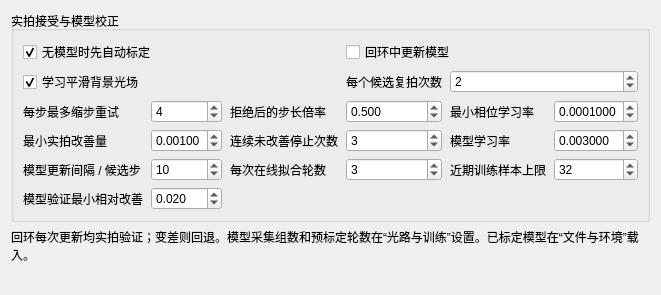
             <widget class="QWidget" name="feedbackPage">
              <attribute name="title">
               <string>回环与模型</string>
              </attribute>
              <layout class="QVBoxLayout" name="feedbackPageLayout">
               <item>
                <widget class="QGroupBox" name="feedbackGroup">
                 <property name="title">
                  <string>实拍接受与模型校正</string>
                 </property>
                 <layout class="QGridLayout" name="feedbackGrid" columnstretch="0,1,0,1,0,1" rowstretch="0,0,0,0,0,0,1">
                  <property name="horizontalSpacing">
                   <number>8</number>
                  </property>
                  <property name="verticalSpacing">
                   <number>6</number>
                  </property>
                  <item row="0" column="0" colspan="3">
                   <widget class="QCheckBox" name="feedback_auto_calibrate">
                    <property name="text">
                     <string>无模型时先自动标定</string>
                    </property>
                    <property name="checked">
                     <bool>true</bool>
                    </property>
                    <property name="toolTip">
                     <string>未载入模型时先采集和拟合；验证未通过将停止回环。</string>
                    </property>
                   </widget>
                  </item>
                  <item row="0" column="3" colspan="3">
                   <widget class="QCheckBox" name="feedback_online_model">
                    <property name="text">
                     <string>回环中更新模型</string>
                    </property>
                    <property name="checked">
                     <bool>false</bool>
                    </property>
                    <property name="toolTip">
                     <string>按实拍修正模型，只有验证改善才替换；与相位更新分开进行。</string>
                    </property>
                   </widget>
                  </item>
                  <item row="1" column="0" colspan="3">
                   <widget class="QCheckBox" name="model_background">
                    <property name="text">
                     <string>学习平滑背景光场</string>
                    </property>
                    <property name="checked">
                     <bool>true</bool>
                    </property>
                    <property name="toolTip">
                     <string>包含低分辨率相干附加光场和非相干背景；不代表唯一测出了零级光。</string>
                    </property>
                   </widget>
                  </item>
                  <item row="1" column="3">
                   <widget class="QLabel" name="feedback_verify_repeatsLabel">
                    <property name="text">
                     <string>每个候选复拍次数</string>
                    </property>
                   </widget>
                  </item>
                  <item row="1" column="4" colspan="2">
                   <widget class="QSpinBox" name="feedback_verify_repeats">
                    <property name="minimum">
                     <number>1</number>
                    </property>
                    <property name="maximum">
                     <number>5</number>
                    </property>
                    <property name="value">
                     <number>2</number>
                    </property>
                    <property name="keyboardTracking">
                     <bool>false</bool>
                    </property>
                    <property name="toolTip">
                     <string>每次复拍内部仍使用成像与采集的平均帧数。</string>
                    </property>
                   </widget>
                  </item>
                  <item row="2" column="0">
                   <widget class="QLabel" name="feedback_max_retriesLabel">
                    <property name="text">
                     <string>每步最多缩步重试</string>
                    </property>
                   </widget>
                  </item>
                  <item row="2" column="1">
                   <widget class="QSpinBox" name="feedback_max_retries">
                    <property name="minimum">
                     <number>0</number>
                    </property>
                    <property name="maximum">
                     <number>10</number>
                    </property>
                    <property name="value">
                     <number>4</number>
                    </property>
                    <property name="keyboardTracking">
                     <bool>false</bool>
                    </property>
                    <property name="toolTip">
                     <string>失败恢复相位和 Adam 状态后缩小步长。</string>
                    </property>
                   </widget>
                  </item>
                  <item row="2" column="2">
                   <widget class="QLabel" name="feedback_lr_decayLabel">
                    <property name="text">
                     <string>拒绝后的步长倍率</string>
                    </property>
                   </widget>
                  </item>
                  <item row="2" column="3">
                   <widget class="QDoubleSpinBox" name="feedback_lr_decay">
                    <property name="decimals">
                     <number>3</number>
                    </property>
                    <property name="minimum">
                     <double>0.1</double>
                    </property>
                    <property name="maximum">
                     <double>0.9</double>
                    </property>
                    <property name="value">
                     <double>0.5</double>
                    </property>
                    <property name="keyboardTracking">
                     <bool>false</bool>
                    </property>
                    <property name="toolTip">
                     <string />
                    </property>
                    <property name="singleStep">
                     <double>.1</double>
                    </property>
                   </widget>
                  </item>
                  <item row="2" column="4">
                   <widget class="QLabel" name="feedback_min_lrLabel">
                    <property name="text">
                     <string>最小相位学习率</string>
                    </property>
                   </widget>
                  </item>
                  <item row="2" column="5">
                   <widget class="QDoubleSpinBox" name="feedback_min_lr">
                    <property name="decimals">
                     <number>7</number>
                    </property>
                    <property name="minimum">
                     <double>1e-07</double>
                    </property>
                    <property name="maximum">
                     <double>1.0</double>
                    </property>
                    <property name="value">
                     <double>0.0001</double>
                    </property>
                    <property name="keyboardTracking">
                     <bool>false</bool>
                    </property>
                    <property name="toolTip">
                     <string />
                    </property>
                    <property name="singleStep">
                     <double>.0001</double>
                    </property>
                   </widget>
                  </item>
                  <item row="3" column="0">
                   <widget class="QLabel" name="feedback_min_improvementLabel">
                    <property name="text">
                     <string>最小实拍改善量</string>
                    </property>
                   </widget>
                  </item>
                  <item row="3" column="1">
                   <widget class="QDoubleSpinBox" name="feedback_min_improvement">
                    <property name="decimals">
                     <number>5</number>
                    </property>
                    <property name="minimum">
                     <double>0.0</double>
                    </property>
                    <property name="maximum">
                     <double>0.2</double>
                    </property>
                    <property name="value">
                     <double>0.001</double>
                    </property>
                    <property name="keyboardTracking">
                     <bool>false</bool>
                    </property>
                    <property name="toolTip">
                     <string>绝对误差下降门槛；重复采集的变化更大时采用实测变化量。</string>
                    </property>
                    <property name="singleStep">
                     <double>.001</double>
                    </property>
                   </widget>
                  </item>
                  <item row="3" column="2">
                   <widget class="QLabel" name="feedback_patienceLabel">
                    <property name="text">
                     <string>连续未改善停止次数</string>
                    </property>
                   </widget>
                  </item>
                  <item row="3" column="3">
                   <widget class="QSpinBox" name="feedback_patience">
                    <property name="minimum">
                     <number>1</number>
                    </property>
                    <property name="maximum">
                     <number>10</number>
                    </property>
                    <property name="value">
                     <number>3</number>
                    </property>
                    <property name="keyboardTracking">
                     <bool>false</bool>
                    </property>
                    <property name="toolTip">
                     <string />
                    </property>
                   </widget>
                  </item>
                  <item row="3" column="4">
                   <widget class="QLabel" name="model_learning_rateLabel">
                    <property name="text">
                     <string>模型学习率</string>
                    </property>
                   </widget>
                  </item>
                  <item row="3" column="5">
                   <widget class="QDoubleSpinBox" name="model_learning_rate">
                    <property name="decimals">
                     <number>6</number>
                    </property>
                    <property name="minimum">
                     <double>1e-06</double>
                    </property>
                    <property name="maximum">
                     <double>0.05</double>
                    </property>
                    <property name="value">
                     <double>0.003</double>
                    </property>
                    <property name="keyboardTracking">
                     <bool>false</bool>
                    </property>
                    <property name="toolTip">
                     <string>独立于相位学习率。</string>
                    </property>
                    <property name="singleStep">
                     <double>.001</double>
                    </property>
                   </widget>
                  </item>
                  <item row="4" column="0">
                   <widget class="QLabel" name="model_online_everyLabel">
                    <property name="text">
                     <string>模型更新间隔 / 候选步</string>
                    </property>
                   </widget>
                  </item>
                  <item row="4" column="1">
                   <widget class="QSpinBox" name="model_online_every">
                    <property name="minimum">
                     <number>1</number>
                    </property>
                    <property name="maximum">
                     <number>1000</number>
                    </property>
                    <property name="value">
                     <number>10</number>
                    </property>
                    <property name="keyboardTracking">
                     <bool>false</bool>
                    </property>
                    <property name="toolTip">
                     <string>候选无法改善时也会尝试更新；每次更新都经过独立验证。</string>
                    </property>
                   </widget>
                  </item>
                  <item row="4" column="2">
                   <widget class="QLabel" name="model_online_epochsLabel">
                    <property name="text">
                     <string>每次在线拟合轮数</string>
                    </property>
                   </widget>
                  </item>
                  <item row="4" column="3">
                   <widget class="QSpinBox" name="model_online_epochs">
                    <property name="minimum">
                     <number>1</number>
                    </property>
                    <property name="maximum">
                     <number>100</number>
                    </property>
                    <property name="value">
                     <number>3</number>
                    </property>
                    <property name="keyboardTracking">
                     <bool>false</bool>
                    </property>
                    <property name="toolTip">
                     <string />
                    </property>
                   </widget>
                  </item>
                  <item row="4" column="4">
                   <widget class="QLabel" name="model_replay_sizeLabel">
                    <property name="text">
                     <string>近期训练样本上限</string>
                    </property>
                   </widget>
                  </item>
                  <item row="4" column="5">
                   <widget class="QSpinBox" name="model_replay_size">
                    <property name="minimum">
                     <number>8</number>
                    </property>
                    <property name="maximum">
                     <number>256</number>
                    </property>
                    <property name="value">
                     <number>32</number>
                    </property>
                    <property name="keyboardTracking">
                     <bool>false</bool>
                    </property>
                    <property name="toolTip">
                     <string>保留初始多样相位与近期采集，验证组不参与训练。</string>
                    </property>
                   </widget>
                  </item>
                  <item row="5" column="0">
                   <widget class="QLabel" name="model_validation_improvementLabel">
                    <property name="text">
                     <string>模型验证最小相对改善</string>
                    </property>
                   </widget>
                  </item>
                  <item row="5" column="1">
                   <widget class="QDoubleSpinBox" name="model_validation_improvement">
                    <property name="decimals">
                     <number>3</number>
                    </property>
                    <property name="minimum">
                     <double>0.001</double>
                    </property>
                    <property name="maximum">
                     <double>0.5</double>
                    </property>
                    <property name="value">
                     <double>0.02</double>
                    </property>
                    <property name="keyboardTracking">
                     <bool>false</bool>
                    </property>
                    <property name="toolTip">
                     <string>默认 0.02 表示 2%；选择组和独立验证组都要达到。</string>
                    </property>
                    <property name="singleStep">
                     <double>.01</double>
                    </property>
                   </widget>
                  </item>
                 </layout>
                </widget>
               </item>
               <item>
                <widget class="QLabel" name="feedbackHelp">
                 <property name="text">
                  <string>回环每次更新均实拍验证；变差则回退。模型采集组数和预标定轮数在“光路与训练”设置。已标定模型在“文件与环境”载入。</string>
                 </property>
                 <property name="wordWrap">
                  <bool>true</bool>
                 </property>
                </widget>
               </item>
               <item>
                <spacer name="feedbackSpacer">
                 <property name="orientation">
                  <enum>Qt::Vertical</enum>
                 </property>
                 <property name="sizeHint" stdset="0">
                  <size>
                   <width>20</width>
                   <height>20</height>
                  </size>
                 </property>
                </spacer>
               </item>
              </layout>
             </widget>
